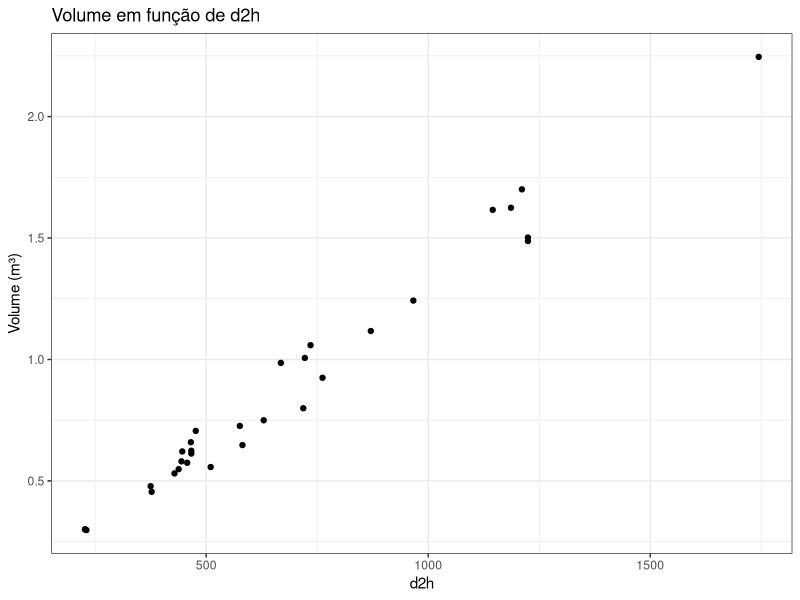
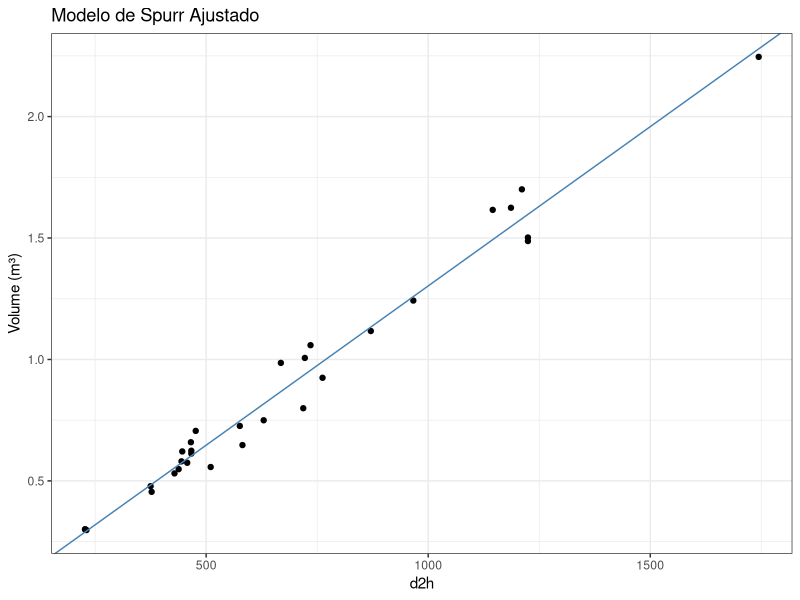
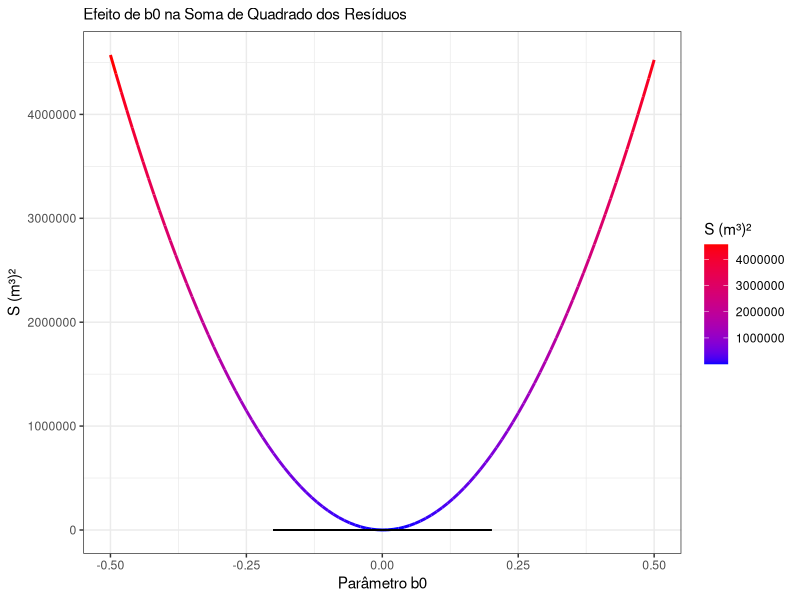

Generate these figures, in order, with R:
## ---- chunk 1
knitr::opts_chunk$set(echo = FALSE, message = FALSE, warning = FALSE, fig.align = "center")

options(scipen = 999)
## ---- chunk 2

library(ggplot2)
library(gganimate)
library(magrittr)
library(dplyr)
library(kableExtra)

## ---- chunk 3

data("trees")

# Transformar as variáveis para unidades comumente utilizadas
d <- trees$Girth/2.54     # polegadas para centímetros
ht <- trees$Height/3.281  # pés para metros
v <- trees$Volume/34.286  # pés cúbicos para metros cúbicos
d2h <- d^2*ht             

# 'd' é um vetor de diâmetros, e possui 31 elementos. Ou length(d)
d
length(d)

# O mesmo ocorre com ht, v e d2h.

# Agrupar tudo em um único data frame
dados <- data.frame(d,ht,v,d2h)

g.base <- ggplot(data = dados, 
                 aes(x = d2h, y = v)) +     #Introduz o dataframe utilizado
  
  geom_point() + #geom_point cria gráfico de pontos)
  
  labs(x = "d2h",          #Adiciona Títulos dos eixos e do gráfico
       y = "Volume (m³)",
       title = "Volume em função de d2h") + 
  
  theme_bw()                #Adiciona o tema Black and White


plot(g.base)

## ---- chunk 4

spurr <- lm(v ~ d2h, data = dados)

summary(spurr)

coef(spurr)

g.base + labs(title = "Modelo de Spurr Ajustado") +
  geom_abline(intercept = coef(spurr)[1],  #Coeficiente linear  (b0)
              slope = coef(spurr)[2],      #Coeficiente angular (b1)
              color = "steelblue") 


## ---- chunk 5

#Criar uma função S que recebe os parâmetros x,y,a,b
S <- function(x,y,b0,b1) {sum((y-b0-b1*x)^2)}

#Essa função criada receberá 4 argumentos: um vetor x, um vetor y, um valor de b0 e um valor de b1. Como x e y são dois vetores e b0 e b1 são dois valores, o que a função fará é realizar a operação y - b0 - b1*x para os primeiros valores de x e y e elevar o resultado ao quadrado. A seguir, realiza a mesma operação para os segundos valores e eleva o resultado ao quadrado. Por fim, é requisitado por meio da função sum() que faça o somatório de todos esses resultados. Por fim, isso resultará em um único valor que é a soma do quadrado dos resíduos para aquele par de coeficientes b0 e b1 informados.

#Criar um vetor de possíveis valores de b0 e b1
b_0 <- seq(from = -0.5, to = 0.5, by = 0.01)  #De -0.5 até 0.5, ao passo de 0.01
b_1 <- seq(from = -0.5, to = 0.5, by = 0.01)

#Isso resulta em 101 possíveis valores de b0 e b1.
length(b_0) ; length(b_1)

#Criar vetor que receberá o resultado de S para cada possível valor de b0 e b1. Naturalmente, deve ter o mesmo comprimento do número de possíveis valores dos coeficientes.
S.est <- vector(length = length(b_0))  #Vetor de comprimento igual ao vetor b0

#Criar um loop para estimar cada valor de S baseado em cada valor de b0 e b1
for (i in 1:length(S.est)) {
  
  S.est[i] <- S(x = dados$d2h,  
                y = dados$v,
                b0 = b_0[i],
                b1 = b_1[i])
}

#O comando acima pega a função S() criada no início desse bloco de código, joga os primeiros valores de b0 e b1 dos vetores, calcula o valor de S e o guarda na primeira posição do vetor S.est. A seguir, pega todos valores das segundas posições dos vetores, joga na função S() criada e resgata o valor resultante, salvando na segunda posição do vetor S.est. Esse processo é repetido de 1:length(S.est), ou seja, do primeiro até o último valor dos vetores.


#Criando um data frame com as variáveis
df <- data.frame("b0" = b_0,
                 "b1" = b_1,
                 "S" = S.est)

g.S <- ggplot(data = df, aes(x = b0, y = S)) + 
  geom_line(aes(color = S.est), size = 1) +  # Cria uma reta conectando cada observação. Como são 101 pontos, o resultado terá uma aparência  de curva parabólica.
  labs(x = "Parâmetro b0", y = "S (m³)²", subtitle = "Efeito de b0 na Soma de Quadrado dos Resíduos") + 
  scale_color_gradient(low = "blue", high = "red", name = "S (m³)²") + 
  geom_segment(aes(x=-0.2,xend=0.2, y = min(S), yend = min(S)), color = "black") +
  theme_bw()



plot(g.S)

## ---- chunk 6
x <- d2h
y <- v

N <- length(x)

#Serão chamados de b0.mqo e b1.mqo, para lembrarmos que são os valores obtido por meio das operações realizadas acima
b1.mqo <- (sum(x*y)-(sum(x)*sum(y))/N)/(sum(x^2)-(sum(x)^2)/N)

b0.mqo <- mean(y) - b1.mqo*mean(x)

b0.mqo
b1.mqo

## ---- chunk 7
X <- model.matrix(y ~ x)

betas <- solve(t(X) %*% X) %*% t(X) %*% y

betas

## ---- chunk 8
coef(lm(y ~ x))
## ---- chunk 9
df.comparacao <- data.frame("MQO" = c(b0.mqo,b1.mqo),
                            "Mat" = c(betas[1],betas[2]),
                            "R" = c(coef(lm(y~x))[1],coef(lm(y~x))[2]))
rownames(df.comparacao) <- c("B0","B1")


df.comparacao %>% kable(col.names = c("MQO", "MQO_Mat","R")) %>% kable_styling(bootstrap_options=c("condensed","striped","hover"), position = "center",full_width = FALSE)
